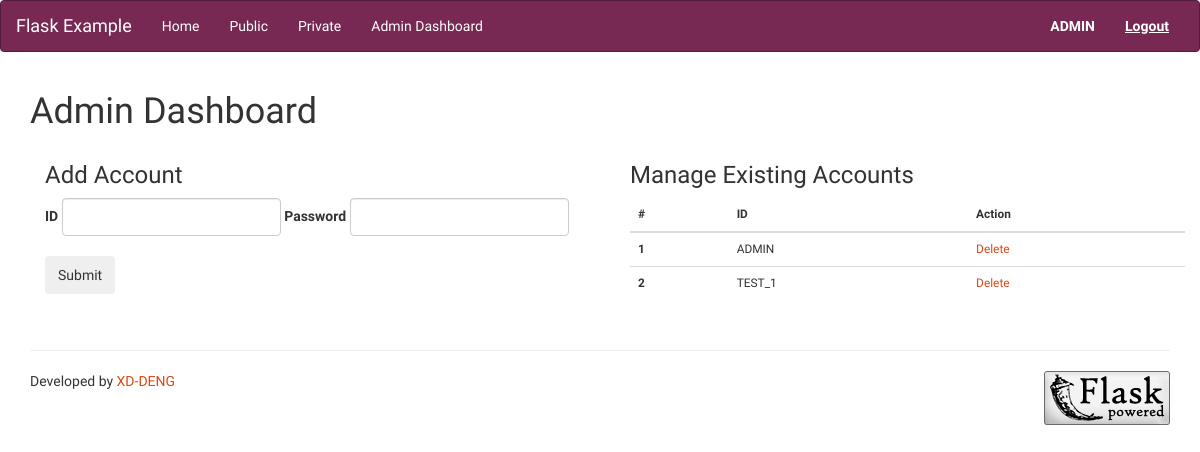
The app's page /admin/ (signed in), older data.
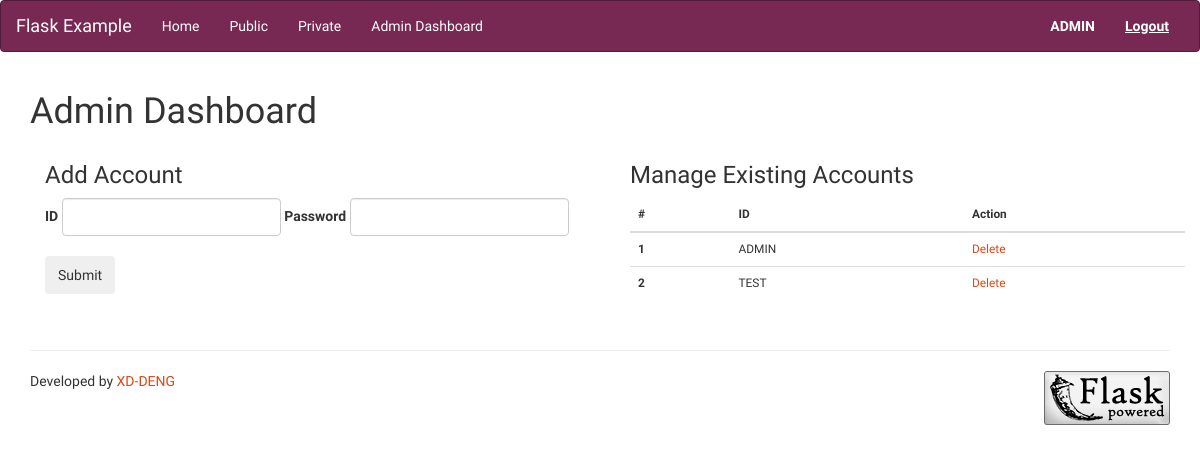
The same page, newer data.
### tables this page shows
CREATE TABLE users (id text primary key, pw text);

### app.py (the view)
@app.route("/admin/")
def FUN_admin():
    if session.get("current_user", None) == "ADMIN":
        user_list = list_users()
        user_table = zip(range(1, len(user_list)+1),\
                        user_list,\
                        [x + y for x,y in zip(["/delete_user/"] * len(user_list), user_list)])
        return render_template("admin.html", users = user_table)
    else:
        return abort(401)

### database.py (called while the page is built)
def list_users():
    _conn = sqlite3.connect(user_db_file_location)
    _c = _conn.cursor()
    _c.execute("select id from users;")
    result = [x[0] for x in _c.fetchall()]
    _conn.close()
    return result

### templates/admin.html (shortened to what this page needs)
{% extends "layout.html" %}
{% block page_title %}Admin Dashboard{% endblock %}
{% block body %}
    <div class = "container">
      <div class="row">
        <div class="col-lg-6">
          <h3>Add Account</h3>
          <form class="form-inline" action="/add_user" method='post'>
            <div class="form-group">
              <label for="id">ID</label>
              <input type="text" class="form-control" name="id">
            </div>
            <div class="form-group">
              <label for="pw">Password</label>
              <input type="password" class="form-control" name="pw">
            </div>
            <br><br>
            <button type="submit" class="btn">Submit</button>
          </form>
        </div>
        <div class="col-lg-6">
              <h3>Manage Existing Accounts</h3>
                <table class="table small">
                <thead>
                    <tr>
                      <th>#</th>
                      <th>ID</th>
                      <th>Action</th>
                    </tr>
                </thead>
                {% for number, id, act in users %}
                        <tr>
                           <th> {{ number }} </th>
                           <td> {{ id }} </td>
                           <td><a href={{act}}>Delete</a></td>
                        </tr>
                {% endfor %}
                </table>
        </div>
      </div>
    </div>
{% endblock %}

### templates/layout.html (shortened to what this page needs)
<html>
<link rel="stylesheet" href="{{ url_for('static', filename='css/bootstrap.min.united.css') }}">
<nav class="navbar navbar-inverse">
    <div class="container-fluid">
        <div class="navbar-header">
            <a class="navbar-brand" href="/">Flask Example</a>
        </div>
        <div class="collapse navbar-collapse" id="myNavbar">
        <ul class="nav navbar-nav">
            <li><a href="/">Home</a></li>
            <li><a href="/public/">Public</a></li>
            {% if session.get("current_user", None) != None %}
	       <li><a href="/private/">Private</a></li>
	    {% endif%}
            {% if session.get("current_user", None) == "ADMIN" %}
	      <li><a href="/admin">Admin Dashboard</a></li>
	    {% endif %}
        </ul>
        <ul class="nav navbar-nav navbar-right">
        {% if session.get("current_user", None) == None %}
                <form action="/login" method="post" class="navbar-form navbar-right">
                    <div class="form-group">
                      <input type="text" name="id" placeholder="User Name" class="form-control">
                    </div>
                    <div class="form-group">
                      <input type="password" name="pw" placeholder="Password" class="form-control">
                    </div>
                    <button type="submit" class="btn btn-success">Log In</button>
                </form>
        {% else %}
        <li>
              <a><b>{{ session.get("current_user") }}</b></a></li>
              <li><a href="/logout"><b><u>Logout</u></b></a>
          </li>
        {% endif %}
        </ul>
        </div>
    </div>
    </nav>
<div class="container">
  <h1>{% block page_title %}{% endblock %}</h1>
  <p>{% block body %}{% endblock %}</p>
</div>
<div class='container'>
<hr>
Developed by <a href='https://github.com/XD-DENG'>XD-DENG</a>
<a href="http://flask.pocoo.org/"><img
   src="{{ url_for('static', filename='img/flask-powered.png') }}"
   border="0"
   align="right"
   alt="Flask powered"
   title="Flask powered"></a>
</div>
</html>

Row changes from the older to the newer data that the page shows:
removed users: number "2", id "TEST_1"
added users: number "2", id "TEST"
